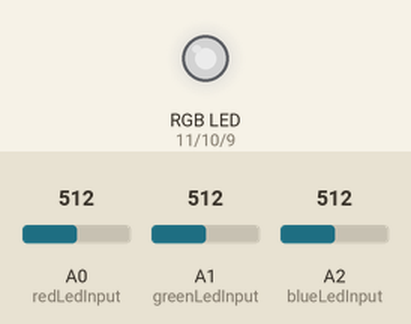
Simulated run of this sketch. Board: Arduino Uno, built with avr-gcc and run on an emulated ATmega328P. Shown: an RGB LED mixed from three pins (HIGH = lit). Inputs (shaded band) come from the test bench; at power-on: A0 (redLedInput) = 512, A1 (greenLedInput) = 512, A2 (blueLedInput) = 512. Dim RGB values are drawn brighter than linear.

Above: at 1.2 s.
1.3 s: A0 (redLedInput) set to 716
At 1.6 s:
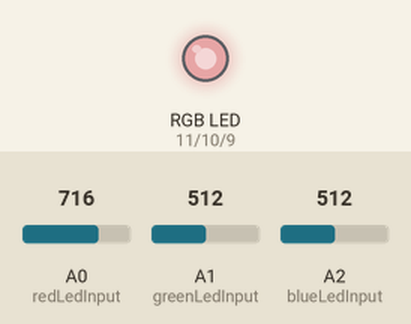
2.8 s: A1 (greenLedInput) set to 716
At 4.0 s:
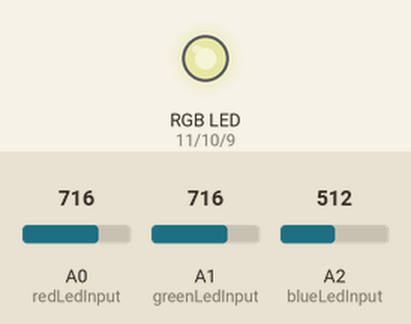
4.3 s: A2 (blueLedInput) set to 716
At 5.1 s:
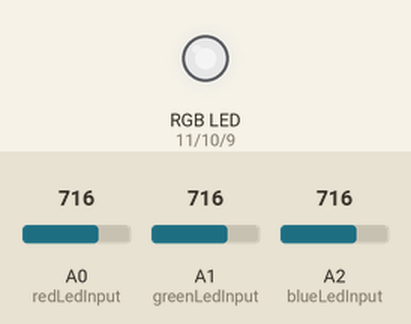
5.8 s: A0 (redLedInput) set to 900
At 6.3 s:
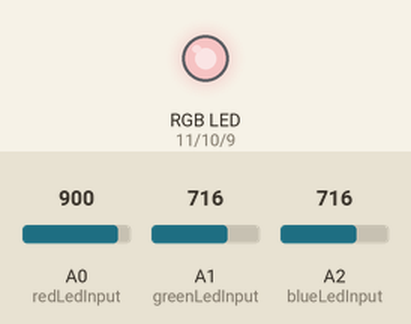
7.3 s: A1 (greenLedInput) set to 900
At 8.5 s:
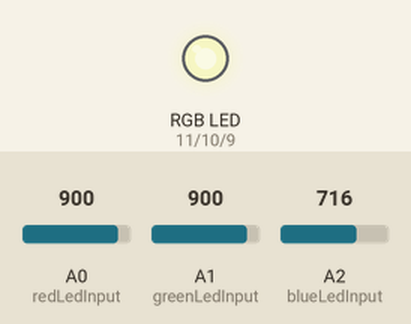
8.8 s: A2 (blueLedInput) set to 900
At 9.7 s:
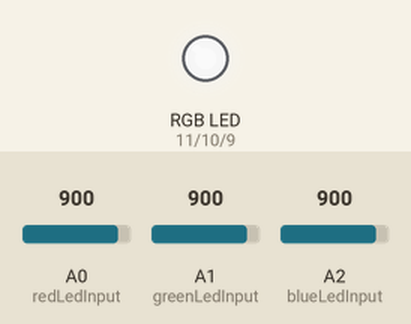
Timing chart, 0 to 11.3 s (numbered marks = the images above; inputs shaded):
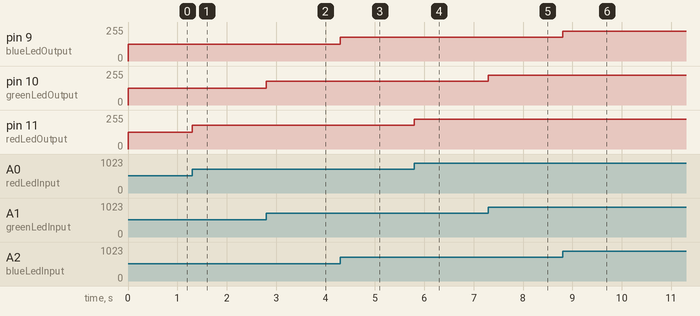

Measured:
- after the input at 1.3 s, pin 11 (redLedOutput): 127/255 → 178/255 at once
- after the input at 2.8 s, pin 10 (greenLedOutput): 127/255 → 178/255 at once
- after the input at 4.3 s, pin 9 (blueLedOutput): 127/255 → 178/255 at once
- after the input at 5.8 s, pin 11 (redLedOutput): 178/255 → 224/255 at once
- after the input at 7.3 s, pin 10 (greenLedOutput): 178/255 → 224/255 at once
- after the input at 8.8 s, pin 9 (blueLedOutput): 178/255 → 224/255 at once

The sketch:

potentiometersRGBControl.ino
```cpp
const int redLedInput = A0;
const int greenLedInput = A1;
const int blueLedInput = A2;
const int redLedOutput = 11;
const int greenLedOutput = 10;
const int blueLedOutput = 9;
int redIntensity = 0;
int greenIntensity = 0;
int blueIntensity = 0;

void setup() {
  // put your setup code here, to run once:
  Serial.begin(9600);
  pinMode(redLedInput, INPUT);
  pinMode(greenLedInput, INPUT);
  pinMode(blueLedInput, INPUT);
  pinMode(redLedOutput, OUTPUT);
  pinMode(greenLedOutput, OUTPUT);
  pinMode(blueLedOutput, OUTPUT);
}

void loop() {
  // put your main code here, to run repeatedly:
  redIntensity = map(analogRead(redLedInput), 0, 1023, 0, 255);
  greenIntensity = map(analogRead(greenLedInput), 0, 1023, 0, 255);
  blueIntensity = map(analogRead(blueLedInput), 0, 1023, 0, 255);
  setColor(redIntensity, greenIntensity, blueIntensity);
}

void setColor(int redValue, int greenValue, int blueValue) {
  analogWrite(redLedOutput, redValue);
  analogWrite(greenLedOutput, greenValue);
  analogWrite(blueLedOutput, blueValue);
}
```
